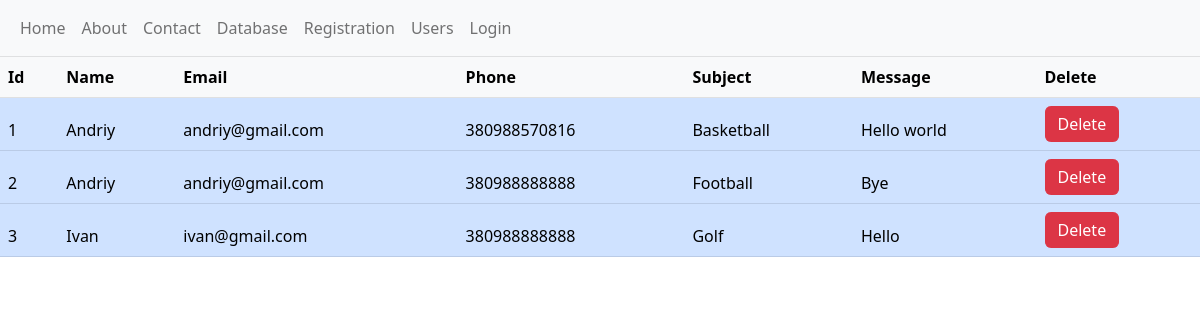
The page /database on the database its author committed.
### app/form_cabinet/models.py (models this page shows, shortened)
class Contacts(db.Model):
	__tablename__ = "contacts"
	id = db.Column(db.Integer, primary_key=True)
	name = db.Column(db.String(15), unique=False, nullable=True)
	email = db.Column(db.String(40), unique=False, nullable=True)
	phone = db.Column(db.String(15), unique=False, nullable=True)
	subject = db.Column(db.String(15), unique=False, nullable=True)
	message = db.Column(db.Text, unique=False, nullable=True)

### app/form_cabinet/views.py (the view)
@form_bp.route('/database')
def database() :
    contacts = Contacts.query.all()
    return render_template('database.html', contacts=contacts)

### app/form_cabinet/templates/form_cabinet/database.html
{% extends 'layout.html' %}
{% block content %}
<table class="table">
	<thead class="table-light table-bordered">
		<tr>
			<th scope="col">Id</th>
			<th scope="col">Name</th>
			<th scope="col">Email</th>
			<th scope="col">Phone</th>
			<th scope="col">Subject</th>
			<th scope="col">Message</th>
			<th scope="col">Delete</th>
		</tr>
	</thead>
	{% for data in contacts %}
	<tbody>
		<thead class="table-primary table-bordered">
			<tr>
				<td>{{data.id}}</td>
				<td>{{data.name}}</td>
				<td>{{data.email}}</td>
				<td>{{data.phone}}</td>
				<td>{{data.subject}}</td>
				<td>{{data.message}}</td>
				<td><a href="{{ url_for('form.delete_by_id', id=data.id) }}" type="button"
						class="btn btn-danger">Delete</a>
				</td>
			</tr>
		</thead>
	</tbody>
	{% endfor%}
</table>
{% endblock %}

### rows shown on the page
Contacts: id "1", name "Andriy", email "andriy@gmail.com", phone "380988570816", subject "Basketball", message "Hello world"
Contacts: id "2", name "Andriy", email "andriy@gmail.com", phone "380988888888", subject "Football", message "Bye"
Contacts: id "3", name "Ivan", email "ivan@gmail.com", phone "380988888888", subject "Golf", message "Hello"
